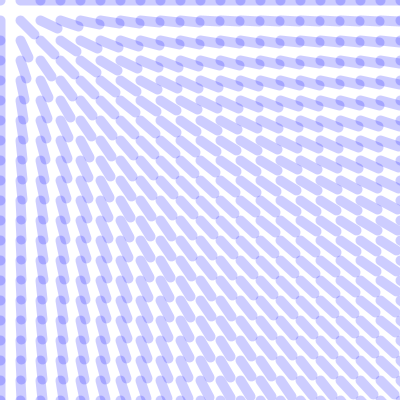
Frame 1 (no input)
Frame 60 (the mouse pressed at the canvas centre just before this capture): identical to frame 1, image omitted
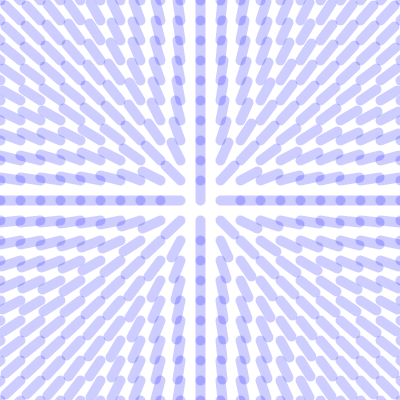
Frame 120 (the mouse held since frame 60 and released just before this capture)

The Processing sketch that drew these frames (run headless with seeded random() and noise(); from frame 60 on, the mouse is pressed at the canvas centre):

// Processing sketch: processing_93166
// ── processing_93166.pde

float d;
void setup() {
  size(400, 400);
  stroke(0, 0, 255, 50);
  strokeWeight(10);
}
void draw() {
  background(255);
  fill(0);
  pushMatrix();
  for(int x = 0; x < width/20+2; x++) {
    for(int y = 0; y < height/20+2; y++) {
  d=atan2(mouseX-x*20, mouseY-y*20)-PI;
  line(x*20 + sin(d) * 20, y*20 + cos(d) * 20, x*20, y*20);
    }
  }
  popMatrix();
}
